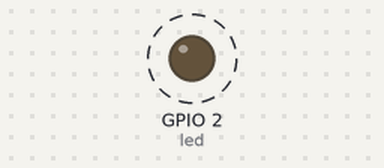
The sketch below on a simulated ESP8266 (NodeMCU). Parts: output pins drawn as LEDs (lit = HIGH). Dashed ring = blinking. WiFi joins after 1.5 s; servers stay silent unless stated; what the sketch prints to the serial monitor is not drawn.

Above: at 2.4 s.
Timing chart, 0 to 5.4 s (numbered marks = the images above):
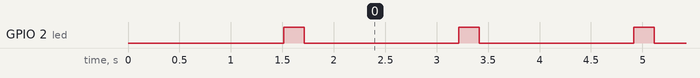

Measured:
- by itself, GPIO 2 (led): alternates HIGH for 0.20 s and LOW for 1.5 s

The sketch:

esp8266.ino
```cpp
#include <ESP8266WiFi.h>
#define led 2
const char *ssid = "Nuclear Fusion Reactor";//网络的ssid
const char *password = "********";//wifi密码
const char *host = "192.168.43.166";//Server服务端的IP
WiFiClient client;
const int tcpPort = 8266;//Server服务端的端口号
static String comdata = "";
static String val = "";

void setup() {
    Serial.begin(9600);
    pinMode(led, OUTPUT);
    delay(10);
    Serial.println();
    Serial.print("Connecting to ");
    Serial.println(ssid);
    WiFi.begin(ssid, password);
    //检测是否成功连接到目标网络，未连接则阻塞。
    while (WiFi.status() != WL_CONNECTED) {
        delay(500);
    }
    Serial.println("");
    Serial.println("WiFi connected");
    Serial.println("IP address: ");
    Serial.println(WiFi.localIP());
    Serial.println("*");
}

void loop() {
    listenSerial();
    listenServer();
}


//接受串口数据发送到服务器
void listenSerial() {

    while (Serial.available() > 0) {
        comdata += char(Serial.read());
    }
    if (comdata != "")//如果接受到数据
    {
        client.print(comdata);//向服务器发送数据
    }
    comdata = "";//清空数据
}


//连接服务器,接收信息,发送给串口
void listenServer() {
    //连接上服务器则led灯亮
    if (client.connected())
        digitalWrite(led, LOW);
    else
        digitalWrite(led, HIGH);

    //若未连接到服务端，则客户端进行连接。
    while (!client.connected()) {
        if (!client.connect(host, tcpPort)) {
            Serial.println("连接中....");
            delay(500);
        }
    }


    while (client.available()) {
//    char val = client.read();
        while (client.available() > 0) {
            val += char(client.read());
        }
        Serial.println(val);
        val = "";//清空数据
    }
    delay(1);
}
```
